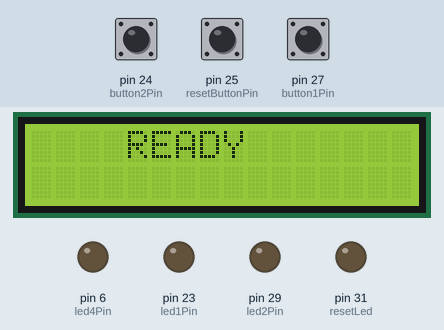
Simulated run of this sketch. Board: Arduino Mega 2560, built with avr-gcc and run on an emulated ATmega2560. On the bench: 16×2 character LCD, output pins drawn as LEDs (lit = HIGH). The test bench sets the inputs (shaded band); at power-on: pin 24 (button2Pin) LOW, pin 25 (resetButtonPin) LOW, pin 27 (button1Pin) LOW. WiFi joins after 1.5 s; servers stay silent unless stated; what the sketch prints to the serial monitor is not drawn.

Above: at 1.9 s.
3.2 s: pin 24 (button2Pin) pulled HIGH for 0.15 s
At 3.5 s:
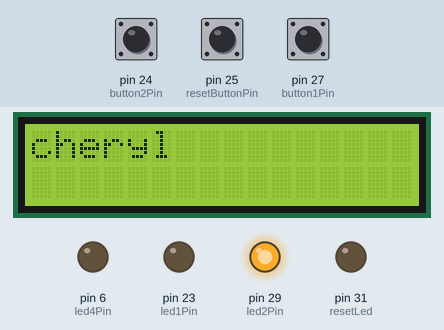
4.8 s: pin 25 (resetButtonPin) pulled HIGH for 0.15 s
At 6.0 s:
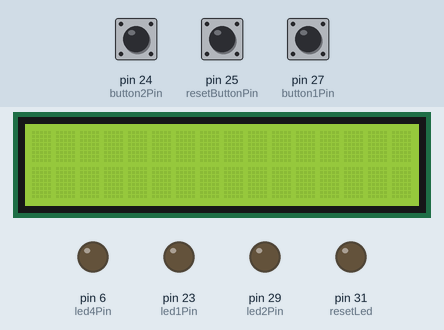
6.4 s: pin 27 (button1Pin) pulled HIGH for 0.15 s
At 7.1 s:
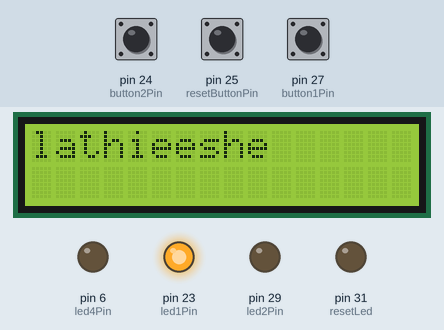
8.0 s: pin 25 (resetButtonPin) pulled HIGH for 1 s
At 8.4 s:
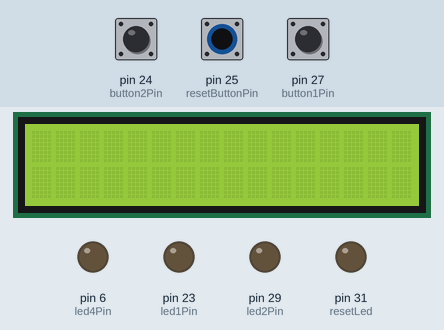
10.5 s: pin 24 (button2Pin) pulled HIGH for 1 s
At 11.5 s:
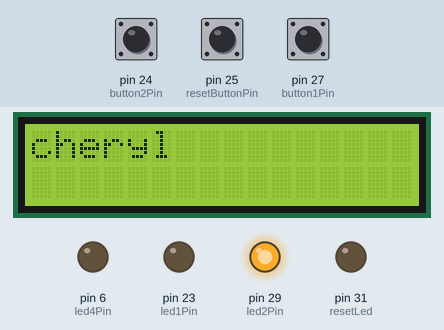
Timing chart, 0 to 13.5 s (numbered marks = the images above; inputs shaded):
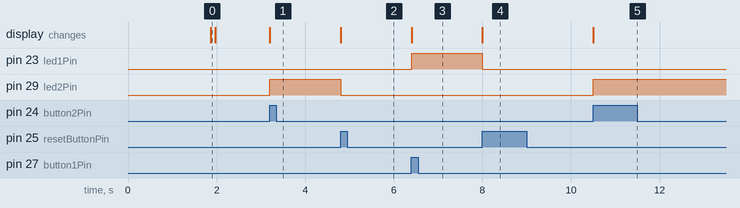

Measured:
- after the input at 3.2 s, pin 29 (led2Pin): LOW → HIGH at once; the display: changes at once (image 1)
- after the input at 4.8 s, pin 29 (led2Pin): HIGH → LOW at once; the display: changes at once (image 2)
- after the input at 6.4 s, pin 23 (led1Pin): LOW → HIGH at once; the display: changes at once (image 3)
- after the input at 8.0 s, pin 23 (led1Pin): HIGH → LOW at once; the display: changes at once (image 4)
- after the input at 10.5 s, pin 29 (led2Pin): LOW → HIGH at once; the display: changes at once (image 5)

The sketch:

gameShowV2.ino
```cpp
//This code was written by Bob Clagett for I Like To Make Stuff - 2016
//It accompanies the project at http://www.iliketomakestuff.com/make-quiz-game-buttons
//This is for a simple 4 player quiz game setup.
//Only one button will light at a time, until the reset button is pressed.
//The reset button turns off all LEDs and sets everything up for the next "round".

// http://www.arduino.cc/en/Tutorial/LiquidCrystal
// include the library code:
/* Comment this out to disable prints and save space */
#define BLYNK_PRINT Serial1


#include <BlynkSimpleStream.h>
// Go to the Project Settings (nut icon)
char auth[] = "8ad35991e21247b3b76fdb59c7a8f5ce";


// include the library code:
#include <LiquidCrystal.h>

// initialize the library by associating any needed LCD interface pin
// with the arduino pin number it is connected to
const int rs = 7, en = 8, d4 = 9, d5 = 10, d6 = 11, d7 = 12;
LiquidCrystal lcd(rs, en, d4, d5, d6, d7);


///Define Buttons
//Reset Button
int resetButtonPin = 25;
int resetLed = 31;
//speaker
int piezoPin = 35;

//Button1
int button1Pin = 27;
int led1Pin = 23;
int button1State = 0;

//Button2
int button2Pin = 24;
int led2Pin = 29;
int button2State = 0;

//Button3
int button3Pin = 9;
int led3Pin = 8;
int button3State = 0;

//Button4
int button4Pin = 7;
int led4Pin = 6;
int button4State = 0;

char* buzzedplayer[]={"lathieeshe","cheryl"};

int resetButtonState = 0;
boolean pollingForPresses = 1;

int lastbutton1State = LOW;
int lastbutton2State = LOW;
int lastbutton3State = LOW;
int lastbutton4State = LOW;
int lastResetState = LOW;

WidgetLCD lcdapp(V1);


void setup() {
  Serial.begin(9600);
  // initialize the LED pin as an output:
  pinMode(led1Pin, OUTPUT);
  pinMode(led2Pin, OUTPUT);
  pinMode(led3Pin, OUTPUT);
  pinMode(led4Pin, OUTPUT);
  pinMode(resetLed, OUTPUT);
  // initialize the pushbutton pin as an input:
  pinMode(resetButtonPin, INPUT);
  pinMode(button1Pin, INPUT);
  pinMode(button2Pin, INPUT);
  pinMode(button3Pin, INPUT);
  pinMode(button4Pin, INPUT);

Blynk.begin(Serial, auth);
   // set up the LCD's number of columns and rows:
  lcd.begin(16, 2);
  // Print a message to the LCD.
  lcd.setCursor(4,0);
  lcd.print("READY");
  lcdapp.clear();
  lcdapp.print(4, 0,"Game");
  lcdapp.print(4, 1, "Start!");
  delay(100);
  lcd.clear();
}

void loop() {


  int reading1 = digitalRead(button1Pin);
  int reading2 = digitalRead(button2Pin);
  int reading3 = digitalRead(button3Pin);
  int reading4 = digitalRead(button4Pin);
  int readingReset = digitalRead(resetButtonPin);

    if(pollingForPresses==1){


      //Button 1
      if (reading1 != button1State && reading1 != lastbutton1State) {
        button1State = reading1;
        button1State = digitalRead(button1Pin);

              if (button1State == HIGH) {
                // turn LEDon:
               // Serial.print("\nButton 1 ON");
                lcd.print(buzzedplayer[0]);
                 lcdapp.clear();
  lcdapp.print(4, 0,"Lathieeshe");
  lcdapp.print(4, 1, "Pressed");
                digitalWrite(led1Pin, HIGH);
                // playtone();
                // lcdprint(buzzedplayer);
                pollingForPresses = 0;
              }
         button1State = 0;
      }

      //Button 2
      if (reading2 != button2State && reading2 != lastbutton2State) {
        button2State = reading2;
        button2State = digitalRead(button2Pin);

              if (button2State == HIGH) {
                // turn LED on:
             //  Serial.print("\nButton 2 ON");
                digitalWrite(led2Pin, HIGH);

                lcd.print("cheryl");
                 lcdapp.clear();
 // lcdapp.print(4, 0,"Cheryl");
  //lcdapp.print(4, 1, "Pressed");

                // playtone();
                pollingForPresses = 0;
              }
         button2State = 0;
      }

      //Button 3
      if (reading3 != button3State && reading3 != lastbutton3State) {
        button3State = reading3;
        button3State = digitalRead(button3Pin);

              if (button3State == HIGH) {
                // turn LED on:
               // Serial.print("\nButton 3 ON");
                digitalWrite(led3Pin, HIGH);
                pollingForPresses = 0;
              }
         button3State = 0;
      }

      //Button 4
      if (reading4 != button4State && reading4 != lastbutton4State) {
        button4State = reading4;
        button4State = digitalRead(button4Pin);

              if (button4State == HIGH) {
                // turn LED on:
                Serial.print("\nButton 4 ON");
                digitalWrite(led4Pin, HIGH);
                pollingForPresses = 0;
              }
         button4State = 0;
      }

    }
   //Check reset button
   if (pollingForPresses==0) {

      if (readingReset != resetButtonState && readingReset != lastResetState) {
              resetButtonState = digitalRead(resetButtonPin);

              if (resetButtonState == HIGH) {
                //Serial.print("\nReset button HIGH");
                digitalWrite(resetLed, HIGH);
                resetButtons();
              }

         resetButtonState = 0;
      }
    }
  lastResetState = readingReset;
  lastbutton1State = reading1;
  lastbutton2State = reading2;
  lastbutton3State = reading3;
  lastbutton4State = reading4;

    Blynk.run();
}


void resetButtons() {

  lastbutton1State = 0;
  lastbutton2State = 0;
  lastbutton3State = 0;
  lastbutton4State = 0;
  resetButtonState = 0;
  lastResetState = 0;

  button1State = 0;
  button2State = 0;
  button3State = 0;
  button4State = 0;

  Serial.print("\nAll the Buttons where reset!");
  lcd.clear();

  digitalWrite(led1Pin, LOW);
  digitalWrite(led2Pin, LOW);
  digitalWrite(led3Pin, LOW);
  digitalWrite(led4Pin, LOW);
  digitalWrite(resetLed, LOW);
  digitalWrite(resetButtonPin, LOW);

  pollingForPresses = 1;
}


void playtone(){
tone(piezoPin, 5000,500);}
```
